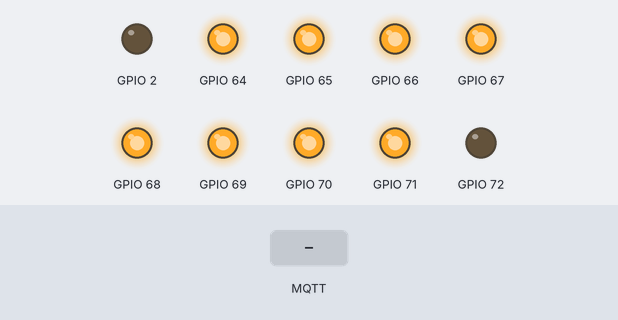
A sketch run on a simulated ESP8266 (Wemos D1 mini). Parts: output pins drawn as LEDs (lit = HIGH). The test bench sets the inputs (shaded band). WiFi joins after 1.5 s; servers stay silent unless stated; no MQTT or app messages arrive unless stated; what the sketch prints to the serial monitor is not drawn.

Above: at 2.7 s.
2.8 s: MQTT message "on" arrives on the first subscribed topic
At 3.4 s:
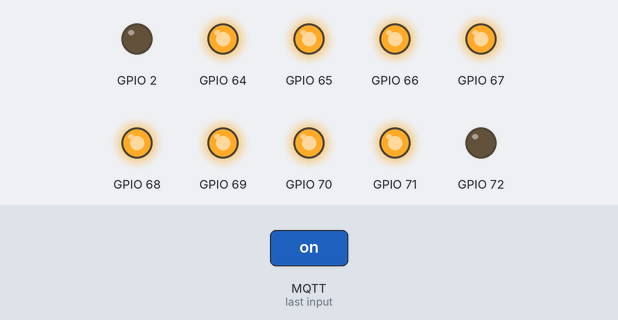
4.4 s: MQTT message "Irrigation" arrives on the first subscribed topic
At 5.6 s:
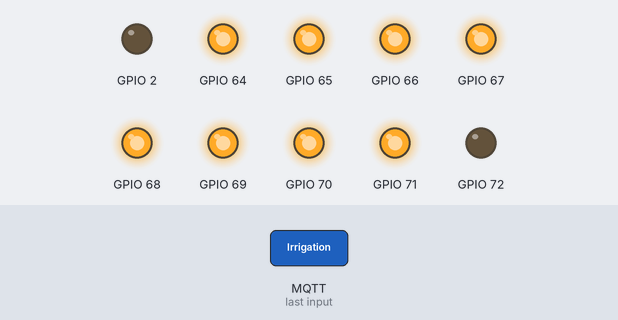
5.9 s: MQTT message "Irrigation/Studna" arrives on the first subscribed topic
At 7.0 s:
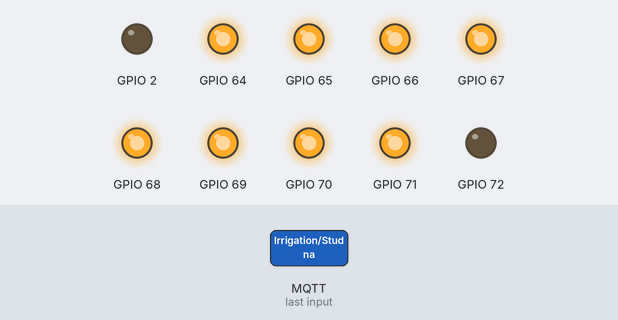
Timing chart, 0 to 8.9 s (numbered marks = the images above; inputs shaded):
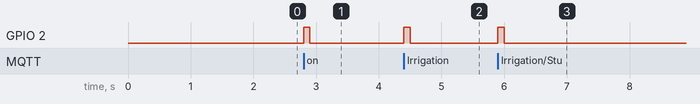

The sketch:

Irrigation.ino
```cpp
#include <ESP8266WiFi.h>
#include <WiFiClient.h>
#include <PubSubClient.h>
#include <Wire.h>
#include <Adafruit_MCP23017.h>


const char* ssid = "fieldsOfGold";
const char* password = "blueWifi148";
const char* mqtt_server = "192.168.1.147";
const char* programId = "Irrigation v1";
const char* loggingTopic = "Logging/Irrigation";
static long lastTime = 0;
static long shutdownAllAfter = 10000;

#define OFF 0x1
#define ON  0x0

WiFiClient espClient;
PubSubClient mqttClient(espClient);
Adafruit_MCP23017 mcp;

void setup()
{
	setupDebug();
	setupWifi();
	setupMqtt();
	setupDiode();
	setupMcp();
	lastTime = millis();
}

void loop()
{
	if (!mqttClient.connected())
		MQTT_reconnect();
	mqttClient.loop();
	setOffIfNotActive();
}

void setupDebug()
{
	Serial.begin(9600);
	Serial.println(programId);
	Serial.println();
}

void setupWifi()
{
	// Connect to your WiFi network
	WiFi.begin(ssid, password);
	Serial.print("Connecting");

	// Wait for successful connection
	while (WiFi.status() != WL_CONNECTED)
	{
		delay(500);
		Serial.print(".");
	}
	Serial.println();
	Serial.print("Connected to: ");
	Serial.println(ssid);
	Serial.print("IP address: ");
	Serial.println(WiFi.localIP());
	Serial.println();
}

void setupMqtt()
{
	mqttClient.setServer(mqtt_server, 1883);
	mqttClient.setCallback(MQTT_callback);
}

void setupDiode()
{
	pinMode(LED_BUILTIN, OUTPUT);     // Initialize the LED_BUILTIN pin as an output
}

void setupMcp()
{
	mcp.begin();      // use default address 0
	mcp.pinMode(0, OUTPUT);
	mcp.pinMode(1, OUTPUT);
	mcp.pinMode(2, OUTPUT);
	mcp.pinMode(3, OUTPUT);
	mcp.pinMode(4, OUTPUT);
	mcp.pinMode(5, OUTPUT);
	mcp.pinMode(6, OUTPUT);
	mcp.pinMode(7, OUTPUT);
	mcp.pinMode(8, OUTPUT);
	setAllToOff();
}

void setAllToOff() {
	Log("Setting all to off");
	for (size_t i = 0; i < 8; i++)
		mcp.digitalWrite(i, OFF);
}

void setOffIfNotActive()
{
	if (millis() - lastTime > shutdownAllAfter)
	{
		//TODO do not proceed if all is already off
		Log("Emergency shotdown will proceed because of inactivity.");
		setAllToOff();
		lastTime = millis();
	}
}

void MQTT_callback(char* _topic, byte* _payload, unsigned int length)
{
	std::string topic(_topic);
	std::string payload((char*)_payload, (size_t)length);
	std::string log = "MQTT message arrived [" + topic + "]:[" + payload + "]";
	Log(log.c_str());
	Blink(100, 100);
	int command = payload == "on" ? ON : OFF;

	if(topic.substr(0,10) == "Irrigation")// message arrived it means activity
		lastTime = millis();

	//TODO other ones, maybe better code
	// also all off needed
	//also logic that dont start motor without at least ventil open
	if (topic == "Irrigation/Studna") {
		Log("Setting studna", command == ON ? "on" : "off");
		mcp.digitalWrite(0, command);
	}
	if (topic == "Irrigation/JV") {
		Log("Setting JV", command == ON ? "on" : "off");
		mcp.digitalWrite(1, command);
	}
}

void MQTT_reconnect()
{
	// Loop until we're reconnected
	while (!mqttClient.connected())
	{
		Serial.print("Attempting MQTT connection...");
		// Attempt to connect
		if (mqttClient.connect("ESP8266Client"))
		{
			Log("Irrrigation connected");
			mqttClient.subscribe("Irrigation/#");
		}
		else
		{
			Serial.print("failed, rc=");
			Serial.print(mqttClient.state());
			Serial.println(" try again in 5 seconds");
			// Wait 5 seconds before retrying
			delay(5000);
		}
	}
}

void Log(const char* logMsg) {
	Serial.println(logMsg);
	mqttClient.publish(loggingTopic, logMsg);
}

void Log(const char* logMsg, const char* logPar) {
	std::string msg(logMsg);
	msg += " ";
	msg += logPar;
	Serial.println(msg.c_str());
	mqttClient.publish(loggingTopic, msg.c_str());
}

void Blink(int nDelayOn, int nDelayOff)
{
	digitalWrite(LED_BUILTIN, OFF);
	delay(nDelayOn);
	digitalWrite(LED_BUILTIN, ON);
	delay(nDelayOff);
}
```

Measured:
- after the input at 2.8 s, GPIO 2: LOW → HIGH at once, → LOW 0.10 s later
- after the input at 4.4 s, GPIO 2: LOW → HIGH at once, → LOW 0.10 s later
- after the input at 5.9 s, GPIO 2: LOW → HIGH at once, → LOW 0.10 s later
